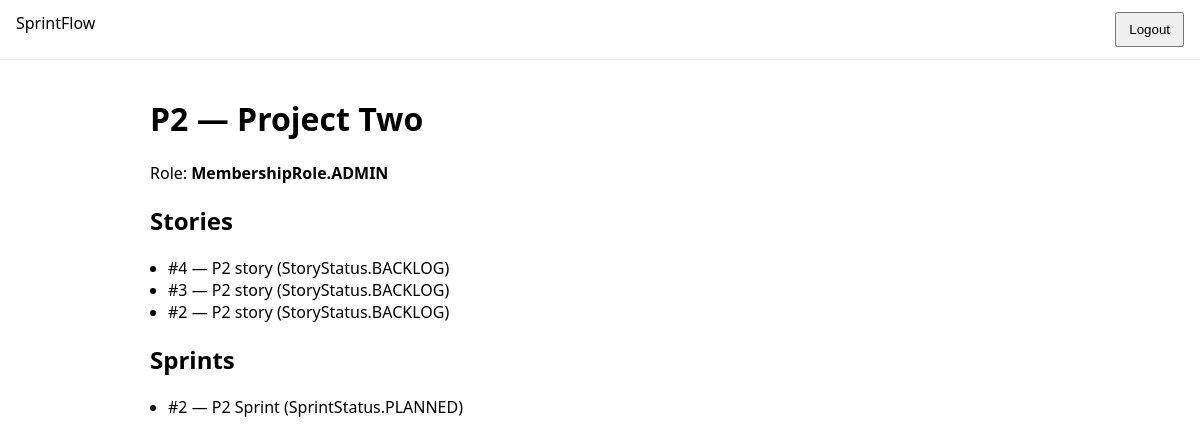
Screenshot of /ui/projects/2 (signed in) with the database file from the repository.
### app/models/project.py (models this page shows)
class Project(Base):
    __tablename__ = "projects"
    id: Mapped[int] = mapped_column(Integer, primary_key=True)
    key: Mapped[str] = mapped_column(String(50), unique=True, nullable=False, index=True)
    name: Mapped[str] = mapped_column(String(150), unique=True, nullable=False)
    created_by: Mapped[str] = mapped_column(ForeignKey("users.id"), nullable=False)
    created_at: Mapped[datetime] = mapped_column(DateTime, default=datetime.utcnow, nullable=False)
    memberships = relationship(
        "Membership",
        back_populates="project",
        cascade="all, delete-orphan"
    )
    sprints = relationship(
        "Sprint",
        back_populates="project",
        cascade="all, delete-orphan"
    )
    stories = relationship(
        "Story",
        back_populates="project",
        cascade="all, delete-orphan"
    )

### app/models/membership.py (models this page shows)
class Membership(Base):
    __tablename__ = "memberships"
    __table_args__ = (
        UniqueConstraint("user_id", "project_id", name="uq_user_project"),
    )
    id: Mapped[int] = mapped_column(Integer, primary_key=True)
    user_id: Mapped[int] = mapped_column(ForeignKey("users.id"), nullable=False)
    project_id: Mapped[int] = mapped_column(ForeignKey("projects.id"), nullable=False)
    role: Mapped[MembershipRole] = mapped_column(
        Enum(MembershipRole), default=MembershipRole.MEMBER, nullable=False
    )
    user = relationship("User", back_populates="memberships")
    project = relationship("Project", back_populates="memberships")

### app/models/story.py (models this page shows)
class Story(Base):
    __tablename__ = "stories"
    id: Mapped[int] = mapped_column(Integer, primary_key=True)
    project_id: Mapped[int] = mapped_column(ForeignKey("projects.id"), nullable=False)
    title: Mapped[str] = mapped_column(String(255), nullable=False)
    description: Mapped[Optional[str]] = mapped_column(Text, nullable=True)
    story_type: Mapped[StoryType] = mapped_column(Enum(StoryType), nullable=False, default=StoryType.STORY)
    priority: Mapped[Priority] = mapped_column(Enum(Priority), nullable=False, default=Priority.P2)
    story_points: Mapped[Optional[int]] = mapped_column(Integer, nullable=True)
    status: Mapped[StoryStatus] = mapped_column(Enum(StoryStatus), nullable=False, default=StoryStatus.BACKLOG)
    assignee_id: Mapped[Optional[int]] = mapped_column(ForeignKey("users.id"), nullable=True)
    created_by: Mapped[int] = mapped_column(ForeignKey("users.id"), nullable=False)
    created_at: Mapped[datetime] = mapped_column(DateTime, default=datetime.utcnow, nullable=False)
    updated_at: Mapped[datetime] = mapped_column(DateTime, default=datetime.utcnow, onupdate=datetime.utcnow, nullable=False)
    project = relationship("Project", back_populates="stories")
    sprint_items = relationship("SprintItem", back_populates="story", cascade="all, delete-orphan")

### app/models/sprint.py (models this page shows)
class Sprint(Base):
    __tablename__ = "sprints"
    id: Mapped[int] = mapped_column(Integer, primary_key=True)
    project_id: Mapped[int] = mapped_column(ForeignKey("projects.id"), nullable=False)
    name: Mapped[str] = mapped_column(String(120), nullable=False)
    start_date: Mapped[Optional[date]] = mapped_column(Date, nullable=True)
    end_date: Mapped[Optional[date]] = mapped_column(Date, nullable=True)
    status: Mapped[SprintStatus] = mapped_column(Enum(SprintStatus), default=SprintStatus.PLANNED, nullable=False)
    created_by: Mapped[int] = mapped_column(ForeignKey("users.id"), nullable=False)
    created_at: Mapped[datetime] = mapped_column(DateTime, default=datetime.utcnow, nullable=False)
    updated_at: Mapped[datetime] = mapped_column(DateTime, default=datetime.utcnow, onupdate=datetime.utcnow, nullable=False)
    project = relationship("Project", back_populates="sprints")
    items = relationship("SprintItem", back_populates="sprint", cascade="all, delete-orphan")

### app/web/routes.py (the view)
@router.get("/ui/projects/{project_id}", response_class=HTMLResponse)
def project_detail_page(
    project_id: int,
    request: Request,
    db: Session = Depends(get_db),
    user_or_response = Depends(get_current_user_ui),
):
    if isinstance(user_or_response, RedirectResponse):
        return user_or_response
    user = user_or_response
    membership = (
        db.query(Membership)
        .filter(Membership.project_id == project_id, Membership.user_id == user.id)
        .first()
    )
    if not membership:
        return RedirectResponse(url="/ui/projects", status_code=303)
    project = db.query(Project).filter(Project.id == project_id).first()
    stories = db.query(Story).filter(Story.project_id == project_id).order_by(Story.id.desc()).all()
    sprints = db.query(Sprint).filter(Sprint.project_id == project_id).order_by(Sprint.id.desc()).all()
    return request.app.state.templates.TemplateResponse(
        "project_detail.html",
        {
            "request": request,
            "user": user,
            "project": project,
            "membership": membership,
            "stories": stories,
            "sprints": sprints
        },
    )

### app/templates/project_detail.html
{% extends "base.html" %}
{% block content %}
<h1>{{ project.key }} — {{ project.name }}</h1>
<p>Role: <b>{{ membership.role }}</b></p>
<h2>Stories</h2>
<ul class="list">
    {% for s in stories %}
        <li>#{{ s.id }} — {{ s.title }} ({{ s.status }})</li>
    {% else %}
        <li>No stories yet.</li>
    {% endfor %}
</ul>
<h2>Sprints</h2>
<ul class="list">
    {% for sp in sprints %}
        <li>#{{ sp.id }} — {{ sp.name }} ({{ sp.status }})</li>
    {% else %}
        <li>No sprints yet.</li>
    {% endfor %}
</ul>
{% endblock %}

### app/templates/base.html (shortened to what this page needs)
<!doctype html>
<html>
    <head>
        <link rel="stylesheet" href="/static/styles.css" />
    </head>
    <body>
        <div class="topbar">
            <div class="brand">SprintFlow</div>
            {% if user %}
            <form method="post" action="/ui/logout">
                <button type="submit">Logout</button>
            </form>
            {% endif %}
        </div>
        <div class="container">
            {% block content %}{% endblock %}
        </div>
    </body>
</html>

### app/static/styles.css (style rules this page uses)
body { font-family: system-ui, -apple-system, Arial; margin: 0; }
.topbar { display:flex; justify-content:space-between; padding:12px 16px; border-bottom:1px solid #eee; }
.container { padding: 16px; max-width: 900px; margin: 0 auto; }
.list { padding-left: 18px; }
button { padding: 8px 12px; }

### rows the page displays
Project: key "P2", name "Project Two"
Membership: role "MembershipRole.ADMIN"
Story: id "4", title "P2 story", status "StoryStatus.BACKLOG"
Story: id "3", title "P2 story", status "StoryStatus.BACKLOG"
Story: id "2", title "P2 story", status "StoryStatus.BACKLOG"
Sprint: id "2", name "P2 Sprint", status "SprintStatus.PLANNED"
